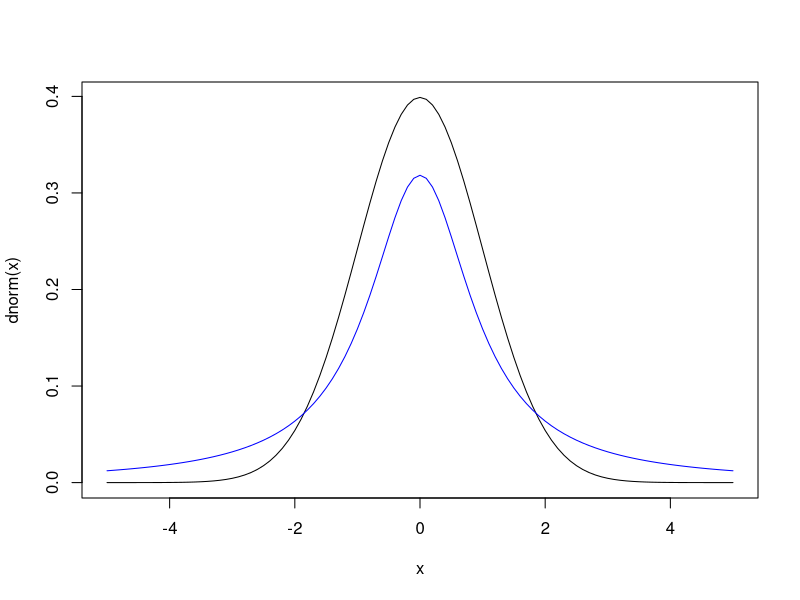

Here is the R script that generated this plot:
set.seed(666)

curve(dnorm, from = -5, to = 5)
curve(dcauchy, from = -5, to = 5, add = T, col = "blue")

qcauchy(0.75) - qcauchy(0.25)
qnorm(0.75) - qnorm(0.25)

amostra <- rcauchy(10000)
mean(amostra)
median(amostra)


newton_rapson <- function(x0, fx, f_x, max_iter = 10, erro_min = 1E-6){
  erro <- fx(x0)
  i <- 1
  while((erro >= erro_min) & (i < max_iter)){
    i <- i + 1
    derivada <- f_x(x0[i-1])
    if(derivada == 0) return("Erro - derivada zerada")
    x0[i] <- x0[i-1] - (fx(x0[i-1])/derivada) 
    erro <- fx(x0[i])
  }
  return(list("Resultado" = x0[i],
              "Erro" = erro,
              "Raiz" = fx(x0[i]),
              "Qte_Iteracoes" = i))
}

newton_rapson(3, function(x) (x**2) - 10, function(x) 2*x, erro_min = 1E-3)
